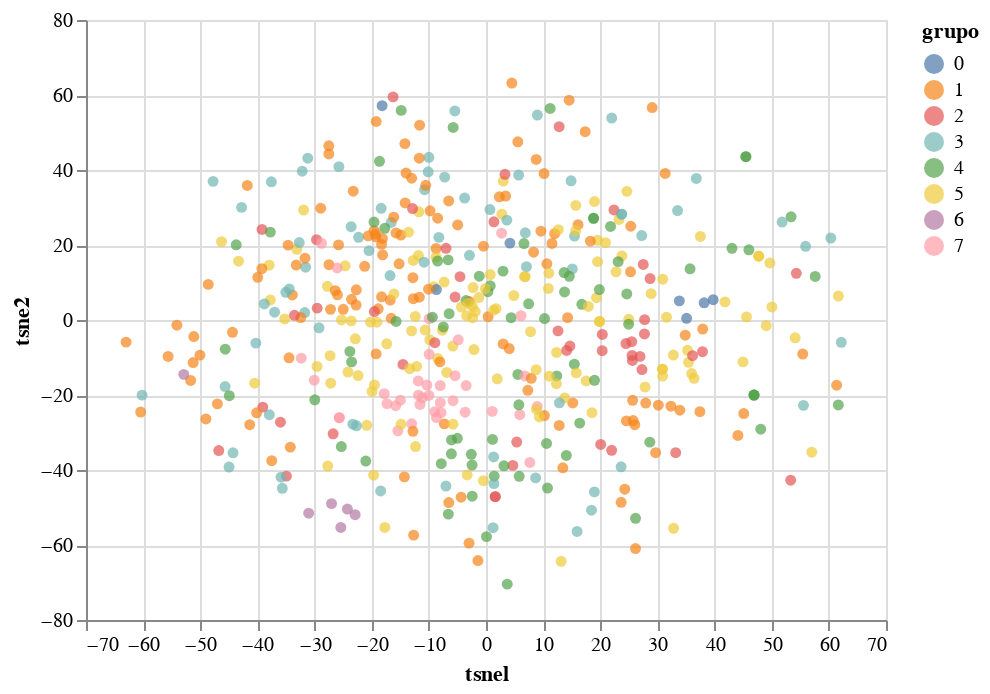

Notebook source saved alongside this figure:
### Code cell
letras_embedded = TSNE(n_components=2, verbose=1, perplexity=45).fit_transform(vec_text)

letras_ag = letras_ag.assign(tsnel = letras_embedded[:,0], tsne2 = letras_embedded[:,1])

alt.Chart(letras_ag.sample(500)).mark_circle(
    opacity = .7,
    size = 30
).encode(
    x = "tsnel",
    y = "tsne2",
    color = "grupo:N",
    tooltip = ["Artist", "SName"]
).interactive()

### Figure 1 — Vega-Lite specification as saved in the notebook (floating-point values rounded to 4 significant figures; data arrays with more than 128 entries replaced by an {"elided": "..."} marker saying what was removed)
{"config": {"view": {"continuousWidth": 400, "continuousHeight": 300}}, "data": {"name": "data-764abf1152503274974d7e936baa5d81"}, "mark": {"type": "circle", "opacity": 0.7, "size": 30}, "encoding": {"color": {"field": "grupo", "type": "nominal"}, "tooltip": [{"field": "Artist", "type": "nominal"}, {"field": "SName", "type": "nominal"}], "x": {"field": "tsnel", "type": "quantitative"}, "y": {"field": "tsne2", "type": "quantitative"}}, "selection": {"selector001": {"type": "interval", "bind": "scales", "encodings": ["x", "y"]}}, "$schema": "https://vega.github.io/schema/vega-lite/v4.17.0.json", "datasets": {"data-764abf1152503274974d7e936baa5d81": {"elided": "500 records"}}}
